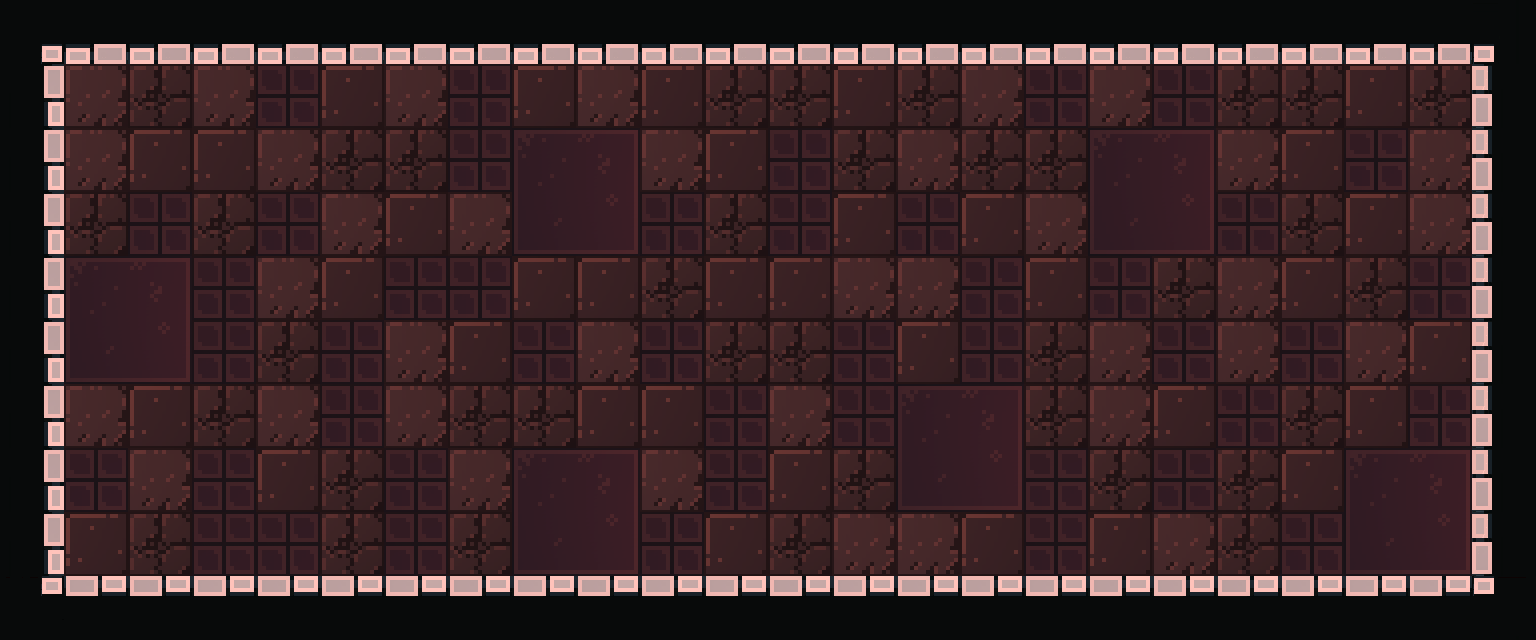

Tiled map render using the project's own tile images. Description and the whole map definition, tile-layer contents included, below:
An orthogonal 24x10 tile map with 64x64 px tiles, 1 tile layer (Слой тайлов 1).

<map version="1.5" tiledversion="1.7.2" orientation="orthogonal" renderorder="right-down" width="24" height="10" tilewidth="64" tileheight="64" infinite="0" nextlayerid="2" nextobjectid="1">
 <tileset firstgid="1" source="tiles_64.tsx" />
 <layer id="1" name="Слой тайлов 1" width="24" height="10">
  <data encoding="csv">
27,14,14,14,14,14,14,14,14,14,14,14,14,14,14,14,14,14,14,14,14,14,14,26,
9,19,10,19,8,4,19,8,4,19,4,10,10,4,10,19,8,19,8,10,10,4,10,7,
9,19,4,4,19,10,10,8,5,6,19,4,8,10,19,10,10,5,6,19,4,8,19,7,
9,10,8,10,8,19,4,19,11,12,8,10,8,4,8,4,19,11,12,8,10,4,19,7,
9,5,6,8,19,4,8,8,4,4,10,4,4,19,19,8,4,8,10,19,4,10,8,7,
9,11,12,8,10,8,19,4,8,19,8,10,10,8,4,8,10,19,8,19,8,19,4,7,
9,19,4,10,19,8,19,10,10,4,4,8,19,8,5,6,10,19,4,8,10,4,8,7,
9,8,19,8,4,10,8,19,5,6,19,8,4,10,11,12,8,10,8,10,4,5,6,7,
9,4,10,8,8,10,8,10,11,12,8,4,10,19,19,4,8,4,19,10,8,11,12,7,
21,2,2,2,2,2,2,2,2,2,2,2,2,2,2,2,2,2,2,2,2,2,2,20
</data>
 </layer>
</map>
